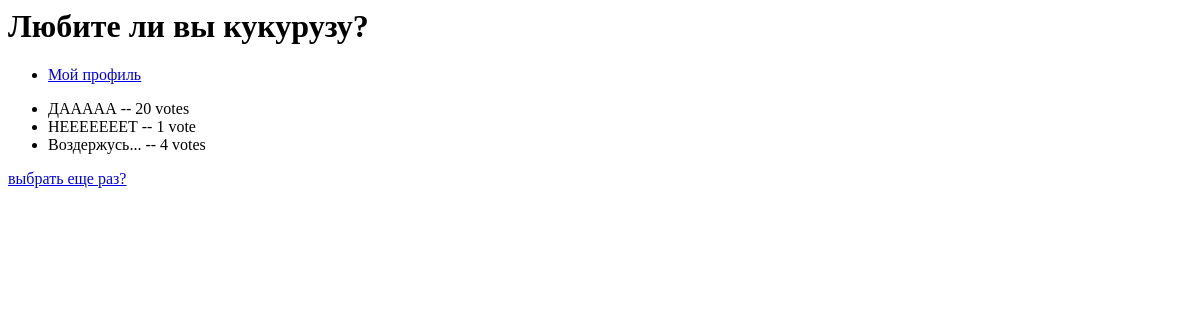
The page /polls/9/results/ on the database as committed earlier.
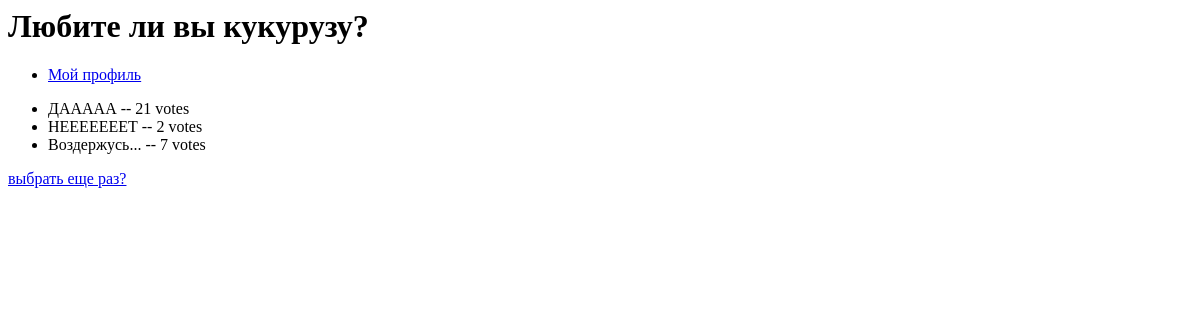
The same page on the database as committed later.
### polls/models.py (models this page shows, shortened)
class Question(models.Model):
    question_text = models.CharField(max_length=200)
    pub_date = models.DateTimeField('date published')

class Choice(models.Model):
    question = models.ForeignKey(Question, on_delete=models.CASCADE)
    choice_text = models.CharField(max_length=200)
    votes = models.IntegerField(default=0)

### polls/views.py (the view)
# urls.py: path('<int:pk>/results/', views.ResultsView.as_view(), name='results'),
class ResultsView(generic.DetailView):
    model = Question
    template_name = 'polls/results.html'

### polls/templates/polls/results.html
<h1>{{ question.question_text }}</h1>
<ul>
    <li><a href="{% url 'profile' %}">Мой профиль</a></li>
</ul>
<ul>
    {% for choice in question.choice_set.all %}
    <li>{{ choice.choice_text }} -- {{ choice.votes }} vote{{choice.votes|pluralize}}</li>
    {% endfor %}
</ul>
<a href="{% url 'polls:detail'  question.id %}">выбрать еще раз? </a>

Rows that differ between the two databases and show on the page:
changed Choice "ДААААА": votes "20" → "21"
changed Choice "НЕЕЕЕЕЕЕТ": votes "1" → "2"
changed Choice "Воздержусь...": votes "4" → "7"
